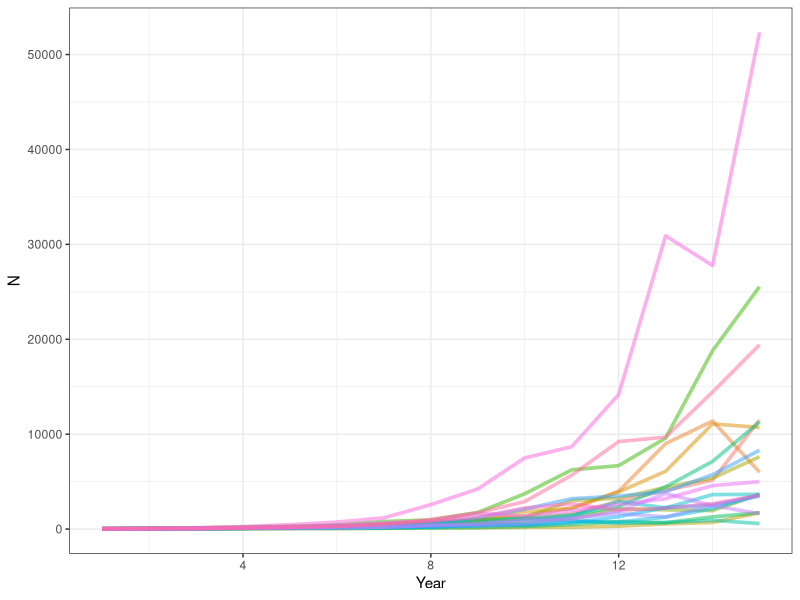
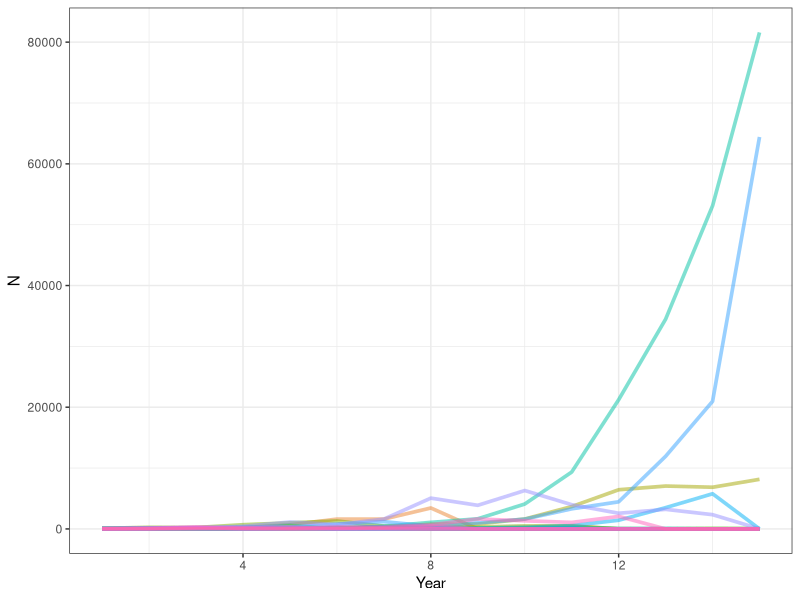
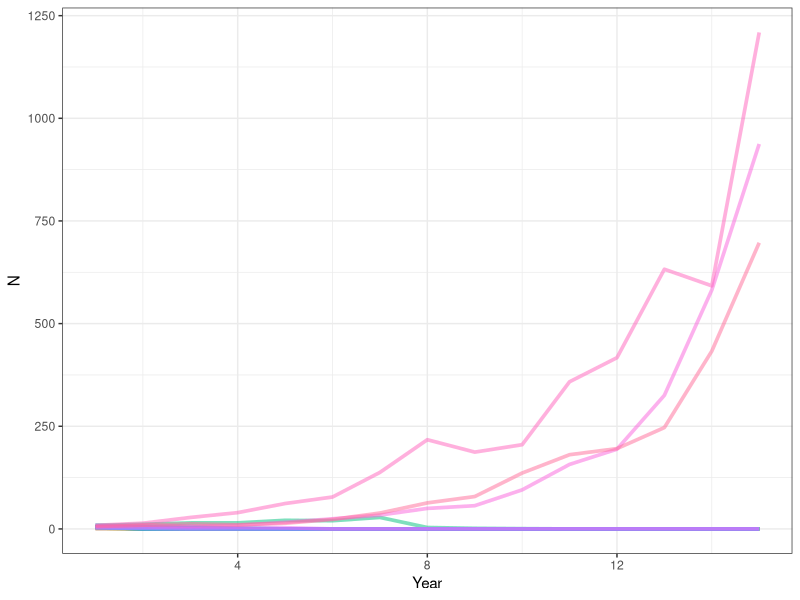
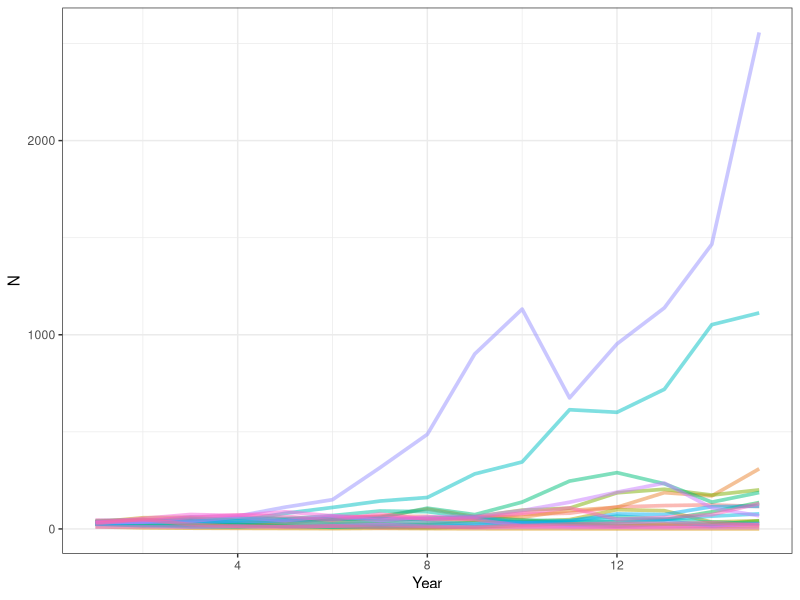

Reproduce these figures in R, in order.
## ---- chunk 1
library(tidyverse)
## ---- chunk 2
mean.lambda <- 1.5
SD.lambda <- 0.4

#starting abundance
N.0 <- 25
# number of years in simulation
N.Years <- 15
# total number of simulated time series
N.Sim <- 20
# create sequence of years and simulation numbers
Year <- rep(seq(1, N.Years, 1), times = N.Sim)
Sim <- rep(rep(seq(1, N.Sim, 1), each = N.Years))
# format in a dataframe
Pop.Sim <- data.frame(Year = Year, Sim = as.character(Sim), N = NA)
# work through the dataframe and compute exponential growth
for (t in 1:nrow(Pop.Sim)) {
  Pop.Sim$N[t] <- ifelse(Pop.Sim$Year[t] == "1", 
                         N.0 * rnorm(1, mean.lambda, SD.lambda), 
  Pop.Sim$N[t - 1] * rnorm(1, mean.lambda, SD.lambda))
  
  Pop.Sim$N[t] <- if_else(Pop.Sim$N[t] < 0, 0, Pop.Sim$N[t])
}

sim.plot <- ggplot(data = Pop.Sim, aes(x = Year, y = N, color = as.factor(Sim))) +
  geom_line(size = 1.25, alpha = 0.5) + theme_bw() + theme(legend.position = "none")
sim.plot
## ---- chunk 3
mean.lambda <- 1.5
SD.lambda <- 1

#starting abundance
N.0 <- 25
# number of years in simulation
N.Years <- 15
# total number of simulated time series
N.Sim <- 20
# create sequence of years and simulation numbers
Year <- rep(seq(1, N.Years, 1), times = N.Sim)
Sim <- rep(rep(seq(1, N.Sim, 1), each = N.Years))
# format in a dataframe
Pop.Sim <- data.frame(Year = Year, Sim = as.character(Sim), N = NA)
# work through the dataframe and compute exponential growth
for (t in 1:nrow(Pop.Sim)) {
  Pop.Sim$N[t] <- ifelse(Pop.Sim$Year[t] == "1", 
                         N.0 * rnorm(1, mean.lambda, SD.lambda), 
  Pop.Sim$N[t - 1] * rnorm(1, mean.lambda, SD.lambda))
  
  Pop.Sim$N[t] <- if_else(Pop.Sim$N[t] < 0, 0, Pop.Sim$N[t])
}

sim.plot <- ggplot(data = Pop.Sim, aes(x = Year, y = N, color = as.factor(Sim))) +
  geom_line(size = 1.25, alpha = 0.5) + theme_bw() + theme(legend.position = "none")
sim.plot
## ---- chunk 4
mean.lambda <- 1.5
SD.lambda <- 0.4

#starting abundance
N.0 <- 5
# number of years in simulation
N.Years <- 15
# total number of simulated time series
N.Sim <- 20
# create sequence of years and simulation numbers
Year <- rep(seq(1, N.Years, 1), times = N.Sim)
Sim <- rep(rep(seq(1, N.Sim, 1), each = N.Years))
# format in a dataframe
Pop.Sim <- data.frame(Year = Year, Sim = as.character(Sim), N = NA)
# work through the dataframe and compute exponential growth
for (t in 1:nrow(Pop.Sim)) {
  Pop.Sim$N[t] <- ifelse(Pop.Sim$Year[t] == "1", 
                         N.0 * rnorm(1, mean.lambda, SD.lambda) - rpois(10, 3), 
  Pop.Sim$N[t - 1] * rnorm(1, mean.lambda, SD.lambda)- rpois(10, 3))
  
  Pop.Sim$N[t] <- if_else(Pop.Sim$N[t] < 0, 0, Pop.Sim$N[t])
}

sim.plot <- ggplot(data = Pop.Sim, aes(x = Year, y = N, color = as.factor(Sim))) +
  geom_line(size = 1.25, alpha = 0.5) + theme_bw() + theme(legend.position = "none")
sim.plot
## ---- chunk 5
mean.lambda <- 1.1
SD.lambda <- 0.4

#starting abundance
N.0 <- 25
# number of years in simulation
N.Years <- 15
# total number of simulated time series
N.Sim <- 20
# create sequence of years and simulation numbers
Year <- rep(seq(1, N.Years, 1), times = N.Sim)
Sim <- rep(rep(seq(1, N.Sim, 1), each = N.Years))
# format in a dataframe
Pop.Sim <- data.frame(Year = Year, Sim = as.character(Sim), N = NA)
# work through the dataframe and compute exponential growth
for (t in 1:nrow(Pop.Sim)) {
  Pop.Sim$N[t] <- ifelse(Pop.Sim$Year[t] == "1", 
                         N.0 * rnorm(1, mean.lambda, SD.lambda), 
  Pop.Sim$N[t - 1] * rnorm(1, mean.lambda, SD.lambda))
  
  Pop.Sim$N[t] <- if_else(Pop.Sim$N[t] < 0, 0, Pop.Sim$N[t])
}

sim.plot <- ggplot(data = Pop.Sim, aes(x = Year, y = N, color = as.factor(Sim))) +
  geom_line(size = 1.25, alpha = 0.5) + theme_bw() + theme(legend.position = "none")
sim.plot
